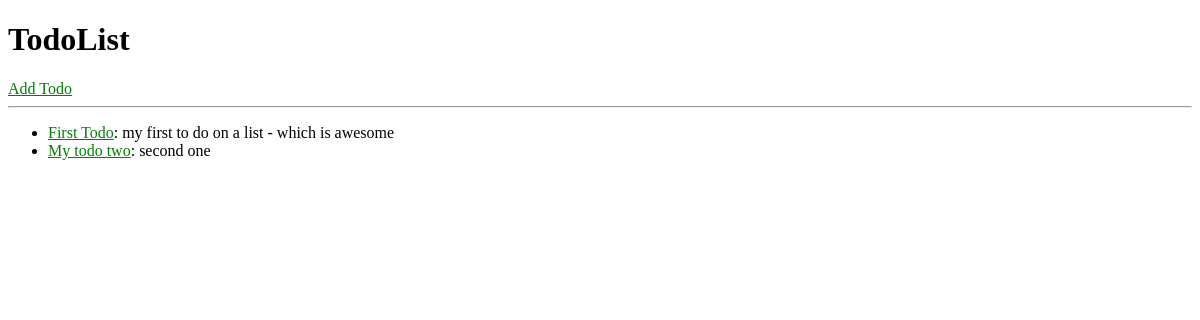
Page /todos/ on the earlier database version.
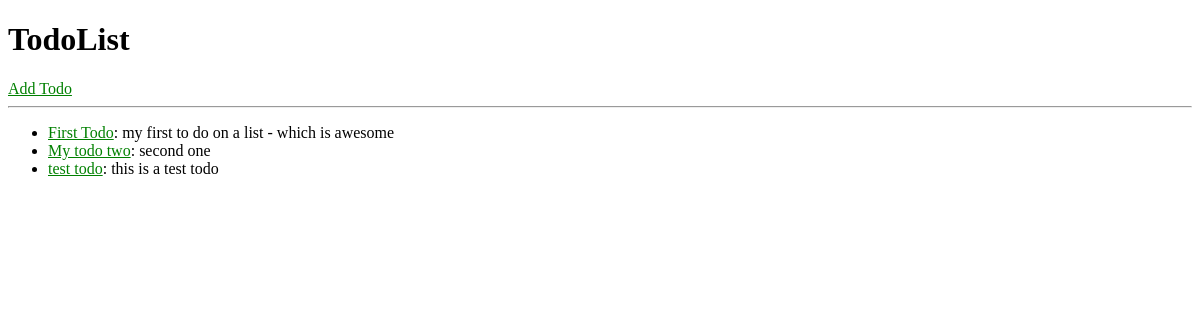
Same page on the later database version.
### todos/models.py (models this page shows, shortened)
class Todo(models.Model):
    title = models.CharField(max_length=200)
    text = models.TextField()
    created_at = models.DateTimeField(default=datetime.now, blank=True)

### todos/views.py (the view)
def index(request):
    todos = Todo.objects.all()[:10]
    context = {
        'name': 'Brad',
        'todos': todos,
    }
    return render(request, 'index.html', context)

### todos/templates/index.html
{% include 'partials/header.html' %}
<ul>
  {% for todo in todos %}
    <li><a href='/todos/details/{{todo.id}}'>{{todo.title}}</a>: {{todo.text}}</li>
  {% endfor %}
</ul>
{% include 'partials/footer.html' %}

### todos/templates/partials/header.html (shortened to what this page needs)
<!DOCTYPE html>
<html>
<head>
  {% load static %}
  <link rel='stylesheet' href="{% static 'css/style.css' %}"
</head>
<body>
  <header>
    <h1>TodoList</h1>
    <a href="/todos/add">Add Todo</a>
    <hr>
  </header>

### todos/templates/partials/footer.html
</body>
</html>

### todos/static/css/style.css (style rules this page uses)
a { color: green; }

Differences in the rows shown:
added Todo: title "test todo", text "this is a test todo"
